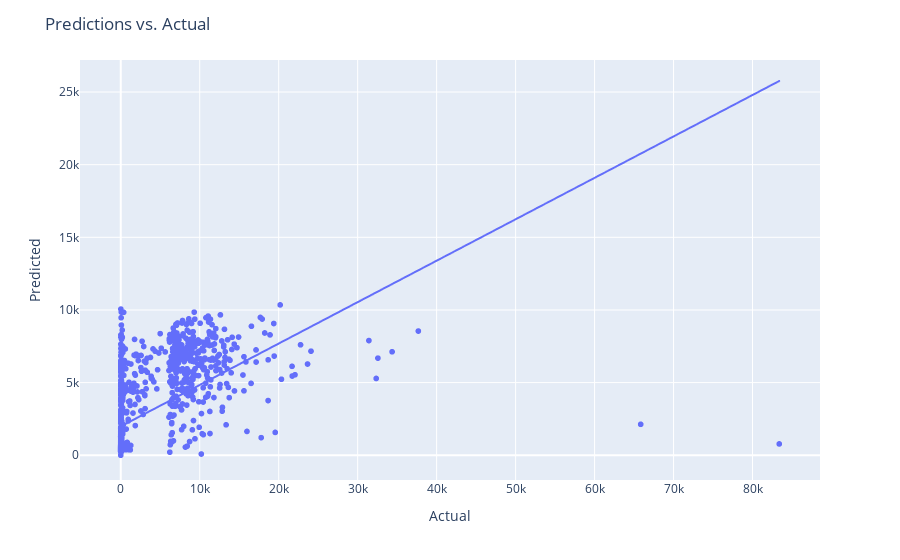

The notebook cell saved with this chart:
### Code cell
tuner = LGBMTuner(metric = 'rmse') # <- the only required argument
tuner.fit(X_train, y_train)

pred = tuner.predict(X_test)
# plot predictions vs actual

fig = px.scatter(x=y_test, y=pred, trendline='ols')
fig.update_layout(title='Predictions vs. Actual',
                   xaxis_title="Actual",
                   yaxis_title="Predicted")

fig.show()

print(f"RMSE: {mean_squared_error(y_test, pred, squared=False)}")
print(f"MAE: {mean_absolute_error(y_test, pred)}")
print(f"R2: {r2_score(y_test, pred)}")

### Figure 1 — Plotly figure (JSON) as saved in the notebook; plotly's stock layout.template omitted (floating-point values rounded to 4 significant figures; data arrays with more than 128 entries replaced by an {"elided": "..."} marker saying what was removed)
{"data": [{"hovertemplate": "x=%{x}<br>y=%{y}<extra></extra>", "legendgroup": "", "marker": {"color": "#636efa", "symbol": "circle"}, "mode": "markers", "name": "", "showlegend": false, "type": "scattergl", "x": {"elided": "1224 int values"}, "xaxis": "x", "y": {"elided": "1224 float values"}, "yaxis": "y"}, {"hovertemplate": "<b>OLS trendline</b><br>y = 0.285129 * x + 1985.35<br>R<sup>2</sup>=0.324732<br><br>x=%{x}<br>y=%{y} <b>(trend)</b><extra></extra>", "legendgroup": "", "marker": {"color": "#636efa", "symbol": "circle"}, "mode": "lines", "name": "", "showlegend": false, "type": "scattergl", "x": {"elided": "1224 int values"}, "xaxis": "x", "y": {"elided": "1224 float values"}, "yaxis": "y"}], "layout": {"legend": {"tracegroupgap": 0}, "margin": {"t": 60}, "title": {"text": "Predictions vs. Actual"}, "xaxis": {"anchor": "y", "domain": [0, 1], "title": {"text": "Actual"}}, "yaxis": {"anchor": "x", "domain": [0, 1], "title": {"text": "Predicted"}}}}
